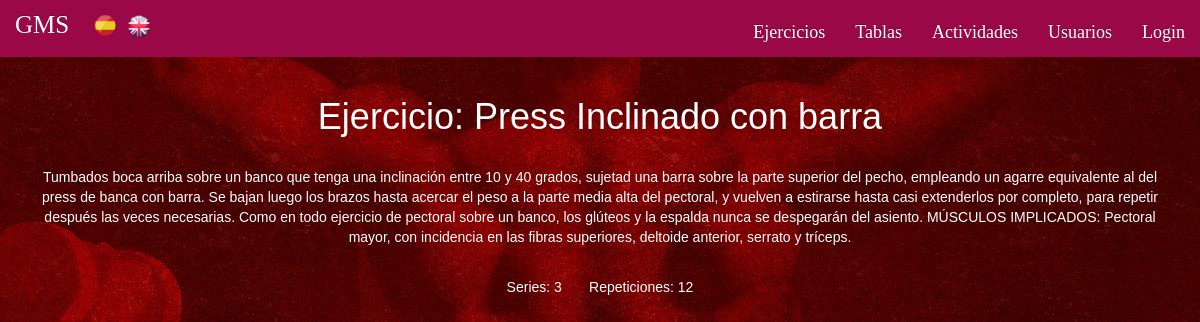
The page /index.php?controller=ejercicios&action=view&idejercicio=1 on the database its author committed.
### tables this page shows
CREATE TABLE IF NOT EXISTS `Ejercicio` (
  `idejercicio` INT NOT NULL AUTO_INCREMENT,
  `nombreejercicio` VARCHAR(45) NULL,
  `descripcionejercicio` VARCHAR(1000) NULL,
  `numerorepeticiones` INT NULL,
  `numeroseries` INT NULL,
  PRIMARY KEY (`idejercicio`));

### core/ViewManager.php (called while the page is built, shortened)
<?php
class ViewManager {
	private $variables = array();
	public function setVariable($varname, $value, $flash=false) {
		$this->variables[$varname] = $value;
	}
	public function getVariable($varname, $default=NULL) {
		if (!isset($this->variables[$varname])) {
			return $default;
		}
		return $this->variables[$varname];
	}
	public function render($controller, $viewname) {
		include(__DIR__."/../view/$controller/$viewname.php");
	}
	private static $viewmanager_singleton = NULL;
	public static function getInstance() {
		if (self::$viewmanager_singleton == null) {
			self::$viewmanager_singleton = new ViewManager();
		}
		return self::$viewmanager_singleton;
	}
}

### controller/EjerciciosController.php (called while the page is built, shortened)
<?php
require_once(__DIR__."/../model/Ejercicio.php");
require_once(__DIR__."/../model/EjercicioMapper.php");
require_once(__DIR__."/../core/ViewManager.php");
class EjerciciosController extends BaseController {
	private $ejercicioMapper;
	public function __construct() {
		$this->ejercicioMapper = new EjercicioMapper();
	}
	public function view(){
		$ejercicioid = $_GET["idejercicio"];
		$ejercicio = $this->ejercicioMapper->findById($ejercicioid);
		$this->view->setVariable("ejercicio", $ejercicio);
		$this->view->render("ejercicios", "view");
	}
}

### index.php (called while the page is built, shortened)
<?php
function run() {
	try {
		$controller = loadController($_GET["controller"]);
		$actionName = $_GET["action"];
		$controller->$actionName();
	} catch(Exception $ex) {
		die("An exception occured!!!!!".$ex->getMessage());
	}
}
function loadController($controllerName) {
	return new $controllerClassName();
}
run();
?>

### view/messages/messages_es.php (called while the page is built)
<?php
$i18n_messages = array()
?>

### core/I18n.php (called while the page is built, shortened)
<?php
class I18n {
	private $messages;
	public function setLanguage($language) {
		$this->messages = $i18n_messages;
	}
	public function i18n($key) {
		if (isset($this->messages[$key])){
			return $this->messages[$key];
		}else{
			return $key;
		}
	}
	private static $i18n_singleton = null;
	public static function getInstance() {
		if (self::$i18n_singleton == NULL) {
			self::$i18n_singleton = new I18n();
		}
		return self::$i18n_singleton;
	}
}
function i18n($key) {
	return I18n::getInstance()->i18n($key);
}

### model/Ejercicio.php (called while the page is built, shortened)
<?php
class Ejercicio {
	private $title;
	private $content;
	private $repeticiones;
	private $series;
	public function __construct($id=NULL, $title=NULL, $content=NULL, $repeticiones=NULL, $series=NULL) {
		$this->title = $title;
		$this->content = $content;
		$this->repeticiones = $repeticiones;
		$this->series = $series;
	}
	public function getTitle() {
		return $this->title;
	}
	public function getContent() {
		return $this->content;
	}
	public function getRepeticiones() {
		return $this->repeticiones;
	}
	public function getSeries() {
		return $this->series;
	}
}

### model/EjercicioMapper.php (called while the page is built, shortened)
<?php
require_once(__DIR__."/../core/PDOConnection.php");
require_once(__DIR__."/../model/Ejercicio.php");
class EjercicioMapper {
	private $db;
	public function __construct() {
		$this->db = PDOConnection::getInstance();
	}
	public function findById($ejercicioid){
		$stmt = $this->db->prepare("SELECT * FROM ejercicio WHERE idejercicio=?");
		$stmt->execute(array($ejercicioid));
		$ejercicio = $stmt->fetch(PDO::FETCH_ASSOC);
		if($ejercicio != null) {
			return new Ejercicio(
			$ejercicio["idejercicio"],
			$ejercicio["nombreejercicio"],
			$ejercicio["descripcionejercicio"],
			$ejercicio["numerorepeticiones"],
			$ejercicio["numeroseries"]);
		} else {
			return NULL;
		}
	}
	}

### core/PDOConnection.php (called while the page is built)
<?php
class PDOConnection {
	private static $dbhost = "127.0.0.1";
	private static $dbname = "gymgms";
	private static $dbuser = "gymuser";
	private static $dbpass = "gympass";
	private static $db_singleton = null;
	public static function getInstance() {
		if (self::$db_singleton == null) {
			self::$db_singleton = new PDO(
			"mysql:host=".self::$dbhost.";dbname=".self::$dbname.";charset=utf8",
			self::$dbuser,
			self::$dbpass,
			array(
				PDO::ATTR_EMULATE_PREPARES => false,
				PDO::ATTR_ERRMODE => PDO::ERRMODE_EXCEPTION
			)
		);
	}
	return self::$db_singleton;
}
}
?>

### view/ejercicios/view.php (the view, shortened to what this page needs)
<?php
require_once(__DIR__."/../../core/ViewManager.php");
$view = ViewManager::getInstance();
$ejercicio = $view->getVariable("ejercicio");
?><h1 id="vistaejercicio"><?= i18n("Ejercicio").": ".htmlentities($ejercicio->getTitle()) ?></h1>
<div id="ver-ejercicio">
<p >
	<?=htmlentities($ejercicio->getContent()) ?>
</p>
<p>
	<?= i18n("Series").": ".$ejercicio->getSeries() ?> &nbsp;&nbsp;&nbsp;&nbsp;&nbsp; <?= i18n("Repeticiones").": ".htmlentities($ejercicio->getRepeticiones()) ?>
</p>
</div>

### css/style.css (style rules this page uses)
body, header { font-family: 'Raleway'; overflow: auto; }
.body-index { background-image: url("fondorojo.jpg"); background-position: top center; background-repeat: no-repeat; }
h1, h3 { color: white; text-align: center; }
#ver-ejercicio { font-family: "Trebuchet MS", Arial, Helvetica, sans-serif; text-align: center; color: white; padding-left: 30px; padding-right: 30px; }
#vistaejercicio { font-family: "Trebuchet MS", Arial, Helvetica, sans-serif; text-align: center; }

### rows shown on the page
ejercicio: nombreejercicio "Press Inclinado con barra", descripcionejercicio "Tumbados boca arriba sobre un banco que tenga una inclinación entre 10 y 40 grados, sujetad una barra sobre la parte superior del pecho, empleando un agarre equivalente al del press de banca con barra. Se bajan luego los brazos hasta acercar el peso a la parte media alta del pectoral, y vuelven a estirarse hasta casi extenderlos por completo, para repetir después las veces necesarias. Como en todo ejercicio de pectoral sobre un banco, los glúteos y la espalda nunca se despegarán del asiento. MÚSCULOS IMPLICADOS: Pectoral mayor, con incidencia en las fibras superiores, deltoide anterior, serrato y tríceps.", numeroseries "3", numerorepeticiones "12"

### other values the page prints
i18n("Ejercicios") "Ejercicios"
i18n("Tablas") "Tablas"
i18n("Actividades") "Actividades"
i18n("Usuarios") "Usuarios"
i18n("Login") "Login"
i18n("Ejercicio") "Ejercicio"
i18n("Series") "Series"
i18n("Repeticiones") "Repeticiones"
